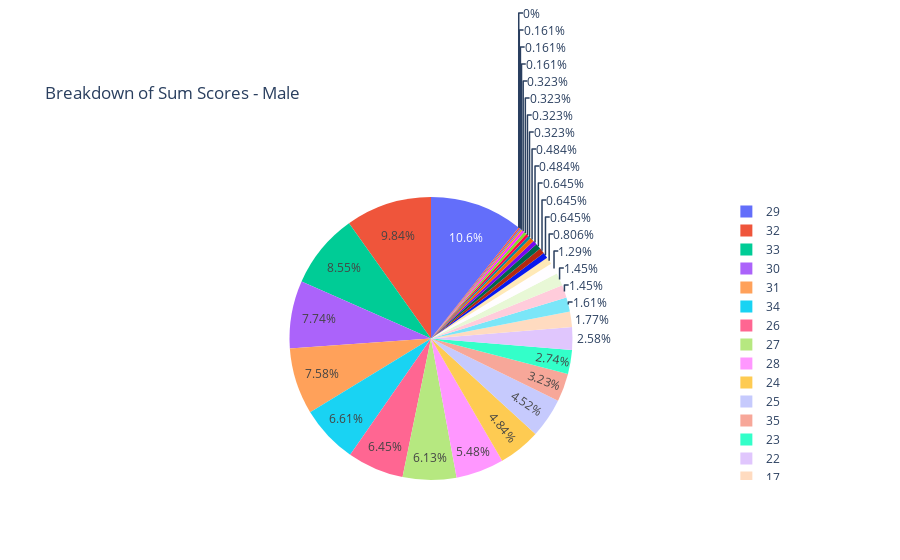

The notebook cell this image was saved under:
### Code cell
#pie chart of sum scores, for Males
fig=px.pie(dfsum,values='Male',names='sum_score',title="Breakdown of Sum Scores - Male")
fig.show()

### Figure 1 — Plotly figure (JSON) as saved in the notebook; plotly's stock layout.template omitted (floating-point values rounded to 4 significant figures)
{"data": [{"domain": {"x": [0, 1], "y": [0, 1]}, "hovertemplate": "sum_score=%{label}<br>Male=%{value}<extra></extra>", "labels": [0, 3, 6, 7, 8, 9, 10, 11, 12, 13, 14, 15, 16, 17, 18, 19, 20, 21, 22, 23, 24, 25, 26, 27, 28, 29, 30, 31, 32, 33, 34, 35, 36], "legendgroup": "", "name": "", "showlegend": true, "type": "pie", "values": [3, 0, 1, 2, 1, 4, 2, 2, 1, 3, 2, 8, 4, 11, 5, 4, 9, 9, 16, 17, 30, 28, 40, 38, 34, 66, 48, 47, 61, 53, 41, 20, 10]}], "layout": {"legend": {"tracegroupgap": 0}, "title": {"text": "Breakdown of Sum Scores - Male"}}}
